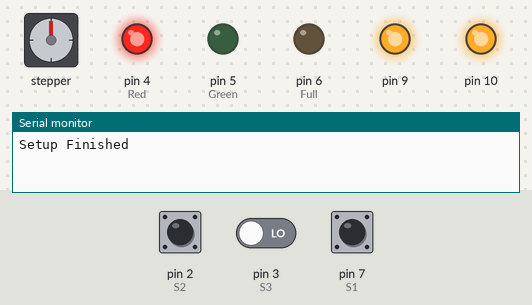
This sketch was run on a simulated Arduino Uno, built with avr-gcc and run on an emulated ATmega328P. Shown: stepper motor, output pins drawn as LEDs (lit = HIGH), the last lines printed to the serial monitor. Inputs (shaded band) come from the test bench; at power-on: pin 2 (S2) LOW, pin 7 (S1) LOW, pin 3 (S3) LOW. Stepper angles assume 200 steps per turn.

Above: at 1.2 s.
1.3 s: pin 2 (S2) driven HIGH
At 2.9 s:
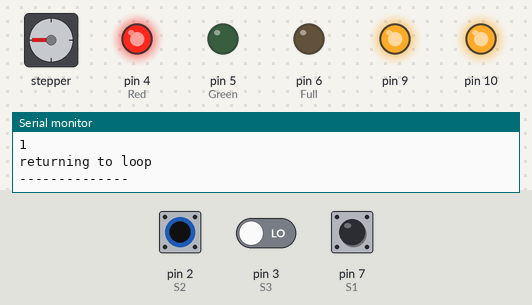
3.2 s: pin 7 (S1) driven HIGH
At 5.0 s:
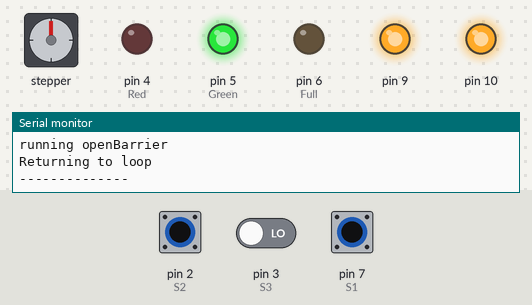
6.7 s: pin 2 (S2) pulsed LOW 5 times (0.12 s each, 0.3 s apart)
At 9.0 s:
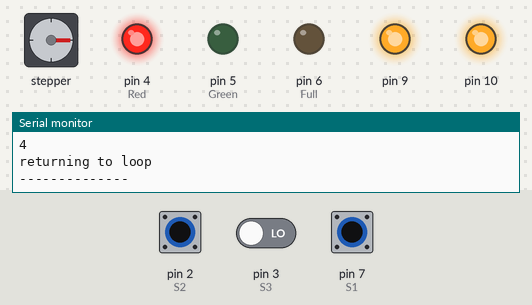
10.0 s: pin 7 (S1) pulsed LOW 2 times (0.12 s each, 0.3 s apart)
At 11.0 s:
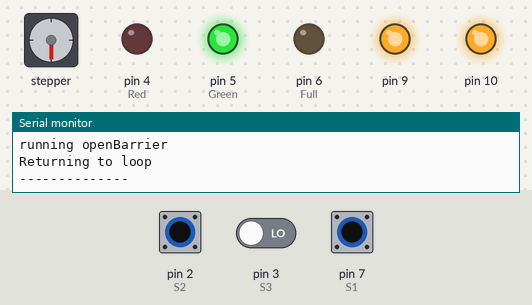
Timing chart, 0 to 13.0 s (numbered marks = the images above; inputs shaded):
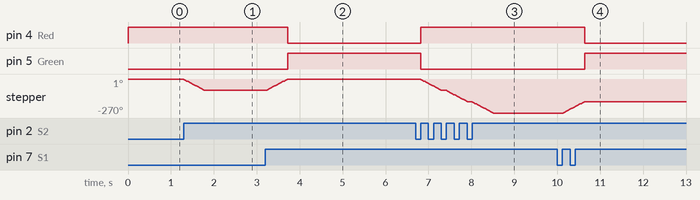

The sketch:

Task3_carpark.ino
```cpp
#include <Stepper.h>

const int stepsPerRevolution = 200;
Stepper myStepper(stepsPerRevolution, 8, 11, 12, 13);


// Constants:

const int S1 = 7;
const int S2 = 2;
const int S3 = 3;
const int Red = 4;
const int Green = 5;
const int Full = 6;
const int interval = 500;
const int debounceDelay = 10;
const int openSteps = 50;
const int closeSteps = -50;

// Variables;

int i = 0;
int redState = HIGH;
int greenState = LOW;
int fullState = LOW;
int lastFullState = LOW;
int carCount = 0;
int fullBlinkTriggered = false; // used to tell the loop to blink full sign for 5 seconds.
int fullStateCount = 0;         // used to count how many time the sign has blinked.
int readingS1 = LOW;
int readingS2 = LOW;
int readingS3 = LOW;
int previousS1 = LOW;
int previousS2 = LOW;
int previousS3 = LOW;
unsigned long previousMillis = 0;
unsigned long currentMillis = millis();


void setup() {
  pinMode(S1, INPUT);
  pinMode(S2, INPUT);
  pinMode(S3, INPUT);
  pinMode(Green, OUTPUT);
  pinMode(Red, OUTPUT);
  pinMode(Full, OUTPUT);
  pinMode(9, OUTPUT);
  pinMode(10, OUTPUT);
  digitalWrite(9, HIGH);
  digitalWrite(10, HIGH);
  digitalWrite(Green, greenState);
  digitalWrite(Full, fullState);
  digitalWrite(Red, redState);
  myStepper.setSpeed(30);
  Serial.begin(9600);
  Serial.println("Setup Finished");
}

void loop() {

    // Debounce S1:

readingS1 = digitalRead(S1);
    if (readingS1 == HIGH && previousS1 == 0){
      newCar();
    };
    previousS1 = readingS1;

    // Debouse S2:

    readingS2 = digitalRead(S2);
    if (readingS2 == HIGH && previousS2 == 0){
      closeBarrier();
    };
    previousS2 = readingS2;

    // Debounce S3:


    readingS3 = digitalRead(S3);
    if (readingS3 == HIGH && previousS3 == 0){

      Serial.println("running carLeaving");
      carCount = carCount - 1;
      Serial.println(carCount);
      digitalWrite(Full, LOW);
      Serial.println("returning to loop");
      Serial.println("--------------");

    };
    previousS3 = readingS3;


  // Blink the Car Park Full Sign:

  if ( fullBlinkTriggered == true ) {
    currentMillis = millis();
    if ( currentMillis - previousMillis >= interval && fullStateCount <= 10 ) {
      previousMillis = currentMillis;

      if (fullState == LOW) {
        fullState = HIGH;
        lastFullState = fullState;
      } else {
        fullState = LOW;
        lastFullState = fullState;
      }
      digitalWrite(Full, fullState);
      Serial.println("Blinking Full sign");
      if ( fullStateCount >= 11 ) {
        int fullStateCount = 0;
        fullBlinkTriggered = false;
      };
    };
  };

}

void newCar() {
  Serial.println("running new car");
  Serial.println("carCount at start:");
  Serial.println(carCount);
  if (carCount < 5) {
    Serial.println("about to run openBarrier");
    openBarrier();
  } else {
    Serial.println("fullBlinkTriggered = true");
    int fullBlinkTriggered = true;
  };
}


void openBarrier() {
  Serial.println("running openBarrier");
  myStepper.step(openSteps);
  digitalWrite(Red, LOW);
  digitalWrite(Green, HIGH);
  Serial.println("Returning to loop");
  Serial.println("--------------");
}

void closeBarrier() {
  Serial.println("running closeBarrier");
  Serial.println("current carCount:");
  Serial.println(carCount);

  carCount = carCount + 1;
  Serial.println("new carCount");
  Serial.println(carCount);
  if ( carCount >= 20 ) {
    Serial.println("Full sign to high");
    digitalWrite( Full, HIGH );
  };
  digitalWrite(Red, HIGH);
  digitalWrite(Green, LOW);
  myStepper.step(closeSteps);
  Serial.println("returning to loop");
  Serial.println("--------------");
}

void carLeaving() {
  Serial.println("running carLeaving");
  carCount = carCount - 1;
  Serial.println(carCount);
  digitalWrite(Full, LOW);
  Serial.println("returning to loop");
  Serial.println("--------------");
}
```

Measured:
- after the input at 1.3 s, stepper: turns 90° counter-clockwise in 0.48 s, starting at once
- after the input at 3.2 s, pin 4 (Red): HIGH → LOW after 0.53 s; pin 5 (Green): LOW → HIGH after 0.53 s; stepper: turns 90° clockwise in 0.48 s, starting at once
- after the input at 6.7 s, pin 4 (Red): LOW → HIGH after 0.12 s; pin 5 (Green): HIGH → LOW after 0.12 s; stepper: turns 270° counter-clockwise in 1.7 s, starting after 0.12 s
- after the input at 10.0 s, pin 4 (Red): HIGH → LOW after 0.65 s; pin 5 (Green): LOW → HIGH after 0.65 s; stepper: turns 90° clockwise in 0.48 s, starting after 0.14 s
